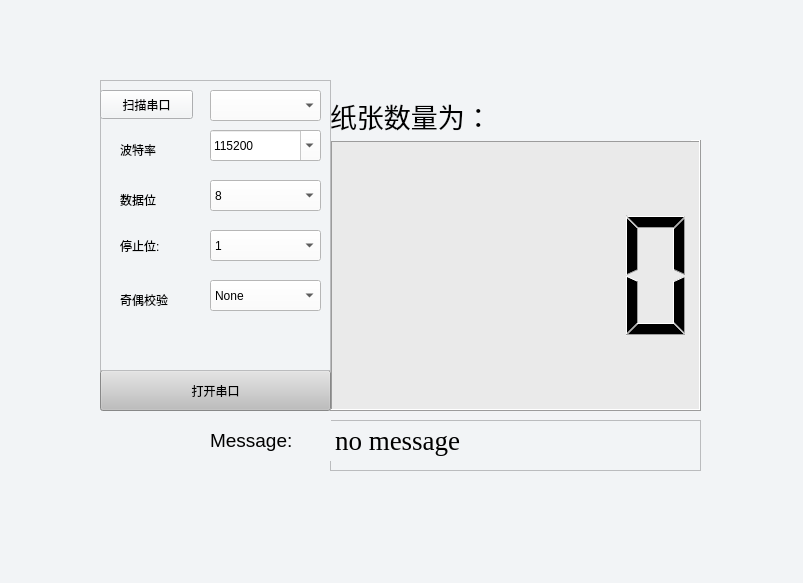
<?xml version="1.0" encoding="UTF-8"?>
<ui version="4.0">
 <class>MainWindow</class>
 <widget class="QMainWindow" name="MainWindow">
  <property name="geometry">
   <rect>
    <x>0</x>
    <y>0</y>
    <width>803</width>
    <height>583</height>
   </rect>
  </property>
  <property name="windowTitle">
   <string>PaperCount</string>
  </property>
  <property name="windowIcon">
   <iconset theme="applications-utilities">
    <normaloff>.</normaloff>.</iconset>
  </property>
  <property name="styleSheet">
   <string notr="true">background-color: rgb(242, 244, 246);</string>
  </property>
  <widget class="QWidget" name="centralwidget">
   <widget class="QLCDNumber" name="screen">
    <property name="geometry">
     <rect>
      <x>330</x>
      <y>140</y>
      <width>371</width>
      <height>271</height>
     </rect>
    </property>
    <property name="styleSheet">
     <string notr="true">border-color: rgb(0, 0, 0);
background-color: rgb(234, 234, 234);</string>
    </property>
    <property name="value" stdset="0">
     <double>0.000000000000000</double>
    </property>
    <property name="intValue" stdset="0">
     <number>0</number>
    </property>
   </widget>
   <widget class="QPushButton" name="openPort">
    <property name="geometry">
     <rect>
      <x>100</x>
      <y>370</y>
      <width>231</width>
      <height>41</height>
     </rect>
    </property>
    <property name="styleSheet">
     <string notr="true">background-color: rgb(190, 190, 190);</string>
    </property>
    <property name="text">
     <string>打开串口</string>
    </property>
   </widget>
   <widget class="QLabel" name="label">
    <property name="geometry">
     <rect>
      <x>330</x>
      <y>90</y>
      <width>361</width>
      <height>51</height>
     </rect>
    </property>
    <property name="font">
     <font>
      <pointsize>20</pointsize>
     </font>
    </property>
    <property name="text">
     <string>纸张数量为：</string>
    </property>
   </widget>
   <widget class="QTextBrowser" name="messageBar">
    <property name="geometry">
     <rect>
      <x>330</x>
      <y>420</y>
      <width>371</width>
      <height>51</height>
     </rect>
    </property>
    <property name="font">
     <font>
      <family>Times New Roman</family>
      <pointsize>16</pointsize>
     </font>
    </property>
    <property name="html">
     <string>&lt;!DOCTYPE HTML PUBLIC &quot;-//W3C//DTD HTML 4.0//EN&quot; &quot;http://www.w3.org/TR/REC-html40/strict.dtd&quot;&gt;
&lt;html&gt;&lt;head&gt;&lt;meta name=&quot;qrichtext&quot; content=&quot;1&quot; /&gt;&lt;meta charset=&quot;utf-8&quot; /&gt;&lt;style type=&quot;text/css&quot;&gt;
p, li { white-space: pre-wrap; }
hr { height: 1px; border-width: 0; }
li.unchecked::marker { content: &quot;\2610&quot;; }
li.checked::marker { content: &quot;\2612&quot;; }
&lt;/style&gt;&lt;/head&gt;&lt;body style=&quot; font-family:'Times New Roman'; font-size:16pt; font-weight:400; font-style:normal;&quot;&gt;
&lt;p style=&quot; margin-top:0px; margin-bottom:0px; margin-left:0px; margin-right:0px; -qt-block-indent:0; text-indent:0px;&quot;&gt;&lt;span style=&quot; font-family:'Microsoft YaHei UI'; font-size:20pt;&quot;&gt;no message&lt;/span&gt;&lt;/p&gt;&lt;/body&gt;&lt;/html&gt;</string>
    </property>
   </widget>
   <widget class="QLabel" name="label_2">
    <property name="geometry">
     <rect>
      <x>210</x>
      <y>420</y>
      <width>121</width>
      <height>41</height>
     </rect>
    </property>
    <property name="font">
     <font>
      <pointsize>14</pointsize>
     </font>
    </property>
    <property name="text">
     <string>Message:</string>
    </property>
   </widget>
   <widget class="QFrame" name="frame">
    <property name="geometry">
     <rect>
      <x>100</x>
      <y>80</y>
      <width>231</width>
      <height>291</height>
     </rect>
    </property>
    <property name="styleSheet">
     <string notr="true">border-color: rgb(85, 170, 127);</string>
    </property>
    <property name="frameShape">
     <enum>QFrame::StyledPanel</enum>
    </property>
    <property name="frameShadow">
     <enum>QFrame::Raised</enum>
    </property>
    <widget class="QPushButton" name="FindPort">
     <property name="geometry">
      <rect>
       <x>0</x>
       <y>10</y>
       <width>93</width>
       <height>29</height>
      </rect>
     </property>
     <property name="text">
      <string>扫描串口</string>
     </property>
    </widget>
    <widget class="QComboBox" name="BoxPort">
     <property name="geometry">
      <rect>
       <x>110</x>
       <y>10</y>
       <width>111</width>
       <height>31</height>
      </rect>
     </property>
     <property name="styleSheet">
      <string notr="true">background-color: rgb(255, 255, 255);</string>
     </property>
    </widget>
    <widget class="QLabel" name="BaudRate">
     <property name="geometry">
      <rect>
       <x>20</x>
       <y>60</y>
       <width>69</width>
       <height>20</height>
      </rect>
     </property>
     <property name="text">
      <string>波特率</string>
     </property>
    </widget>
    <widget class="QLabel" name="StopBits">
     <property name="geometry">
      <rect>
       <x>20</x>
       <y>150</y>
       <width>81</width>
       <height>31</height>
      </rect>
     </property>
     <property name="text">
      <string>停止位:</string>
     </property>
    </widget>
    <widget class="QComboBox" name="BoxBaudRate">
     <property name="geometry">
      <rect>
       <x>110</x>
       <y>50</y>
       <width>111</width>
       <height>31</height>
      </rect>
     </property>
     <property name="styleSheet">
      <string notr="true">background-color: rgb(255, 255, 255);</string>
     </property>
     <property name="editable">
      <bool>true</bool>
     </property>
     <property name="currentText">
      <string>115200</string>
     </property>
     <item>
      <property name="text">
       <string>115200</string>
      </property>
     </item>
     <item>
      <property name="text">
       <string>9600</string>
      </property>
     </item>
    </widget>
    <widget class="QComboBox" name="BoxStopBits">
     <property name="geometry">
      <rect>
       <x>110</x>
       <y>150</y>
       <width>111</width>
       <height>31</height>
      </rect>
     </property>
     <property name="styleSheet">
      <string notr="true">background-color: rgb(255, 255, 255);</string>
     </property>
     <item>
      <property name="text">
       <string>1</string>
      </property>
     </item>
    </widget>
    <widget class="QComboBox" name="BoxWordLength">
     <property name="geometry">
      <rect>
       <x>110</x>
       <y>100</y>
       <width>111</width>
       <height>31</height>
      </rect>
     </property>
     <property name="styleSheet">
      <string notr="true">background-color: rgb(255, 255, 255);</string>
     </property>
     <item>
      <property name="text">
       <string>8</string>
      </property>
     </item>
    </widget>
    <widget class="QLabel" name="Parity">
     <property name="geometry">
      <rect>
       <x>20</x>
       <y>210</y>
       <width>69</width>
       <height>20</height>
      </rect>
     </property>
     <property name="text">
      <string>奇偶校验</string>
     </property>
    </widget>
    <widget class="QComboBox" name="BoxParity">
     <property name="geometry">
      <rect>
       <x>110</x>
       <y>200</y>
       <width>111</width>
       <height>31</height>
      </rect>
     </property>
     <property name="styleSheet">
      <string notr="true">background-color: rgb(255, 255, 255);</string>
     </property>
     <item>
      <property name="text">
       <string>None</string>
      </property>
     </item>
    </widget>
    <widget class="QLabel" name="WordLength">
     <property name="geometry">
      <rect>
       <x>20</x>
       <y>110</y>
       <width>69</width>
       <height>20</height>
      </rect>
     </property>
     <property name="text">
      <string>数据位</string>
     </property>
    </widget>
   </widget>
  </widget>
  <widget class="QStatusBar" name="statusbar"/>
 </widget>
 <resources/>
 <connections/>
</ui>
